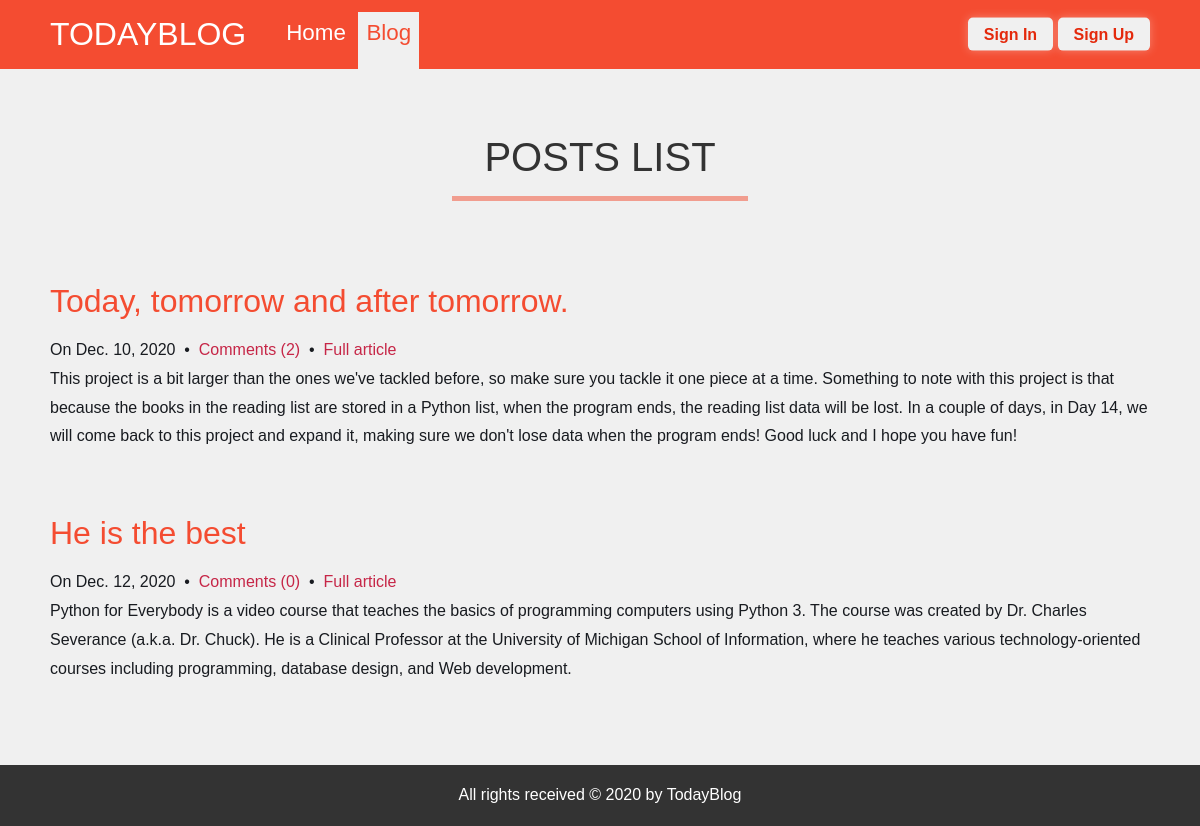
Screenshot of /blog/ with the database file from the repository.
### blogApp/models.py (models this page shows, shortened)
class Post(models.Model):
    title = models.CharField(verbose_name='title' , max_length=50)
    body = models.TextField(verbose_name='body')
    created_on = models.DateTimeField(verbose_name='created on' , auto_now_add=True)
    last_modified = models.DateTimeField(verbose_name='last modified' , auto_now=True)
    categories = models.ManyToManyField(Category, verbose_name=("categories"), related_name='posts')
    def get_absolute_url(self):
        return reverse("blogApp:post_detail", kwargs={"pk": self.pk})

### blogApp/views.py (the view)
# urls.py: path('', PostView.as_view(), name = 'post_list'),
class PostView(ListView):
    model = Post

### templates/blogApp/post_list.html (shortened to what this page needs)
{% extends 'base.html' %}
{% block nav_ops %}
    <li><a class='btn-nav' href="{% url 'pages:home' %}">Home</a></li>
    <li><a class='btn-nav current-page' href="{% url 'blogApp:post_list' %}">Blog</a></li>
{% endblock nav_ops %}
{% block content %}
    <h2 class="heading-2" >Posts List</h2>
    {% for post in object_list %}
        <div class="post">
            <h2 class="title"><a href="{{ post.get_absolute_url }}">{{ post.title }}</a></h2>
            <p class="meta">On {{ post.created_on |date}}
                &nbsp;&bull;&nbsp; <a href="#" class="comments">Comments ({{ post.comment_set.count }})</a> &nbsp;&bull;&nbsp; <a href="{{ post.get_absolute_url }}" class="permalink">Full article</a></p>
            <div class="entry">
                <p>{{ post.body }}</p>
            </div>
		</div>
    {% endfor %}
{% endblock content %}

### static/css/style.css (style rules this page uses)
* { margin: 0; padding: 0; box-sizing: border-box; }
body { background: #F0F0F0; font-family: 'Source Sans Pro', sans-serif; font-weight: 300; color: #181B20; }
h1, h2, h3 { font-weight: normal; }
h2 { font-size: 2.4em; }
h2.title a { color: #F44C31; }
p, ul, ol { margin: 0; line-height: 180%; }
a { text-decoration: none; color: #C62647; }
#main-nav ul li { display: inline-block; margin: 0; }
#main-nav ul li a { text-decoration: none; color: white; font-size: 1.4rem; transition: color 0.3s ease-in-out; padding: 0.5rem 0.5rem 1.5rem 0.5rem; }
#main-nav ul li a.current-page { color: #F44C31; background: #F0F0F0; }
h2.heading-2 { margin: 50px 0; padding: 1rem 2rem; font-size: 2rem; text-transform: uppercase; color: #333; font-weight: 500; font-size: 2.5rem; border-bottom: 5px solid rgba(244, 76, 49, 0.5); }
.post { padding: 1rem 0; margin-bottom: 1rem; }
h2 { padding: 1rem 0; font-size: 2rem; color: #555; }

### rows the page displays
Post: title "Today, tomorrow and after tomorrow.", created_on "Dec. 10, 2020", comment_set.count "2", body "This project is a bit larger than the ones we've tackled before, so make sure you tackle it one piece at a time. Something to note with this project is that because the books in the reading list are stored in a Python list, when the program ends, the reading list data will be lost. In a couple of days, in Day 14, we will come back to this project and expand it, making sure we don't lose data when the program ends! Good luck and I hope you have fun!"
Post: title "He is the best", created_on "Dec. 12, 2020", comment_set.count "0", body "Python for Everybody is a video course that teaches the basics of programming computers using Python 3. The course was created by Dr. Charles Severance (a.k.a. Dr. Chuck). He is a Clinical Professor at the University of Michigan School of Information, where he teaches various technology-oriented courses including programming, database design, and Web development."
